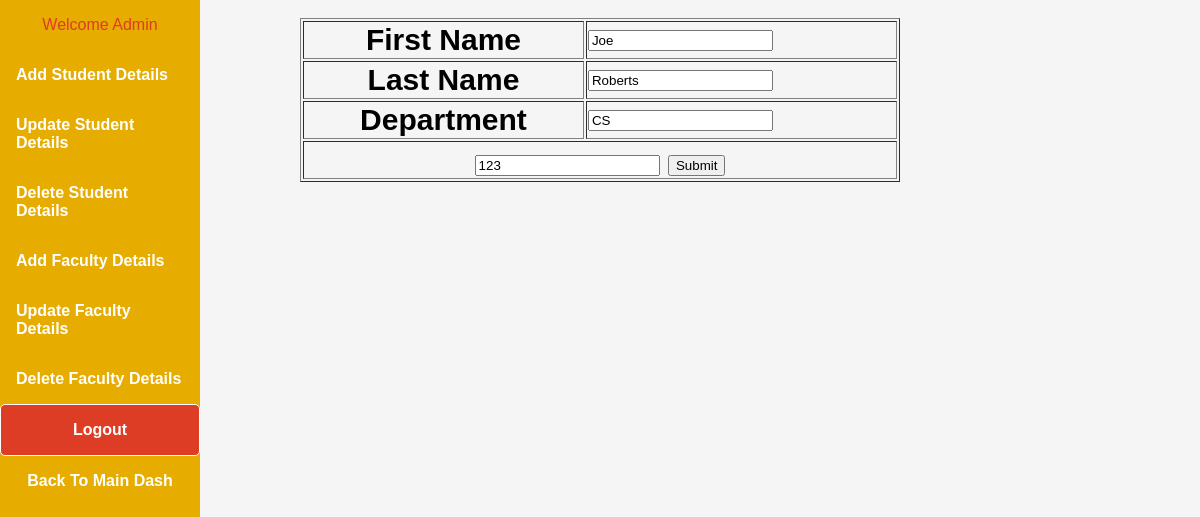
/admin/updateformfaculty.php?FacultyID=123 (signed in), run on an earlier commit of the app's database.
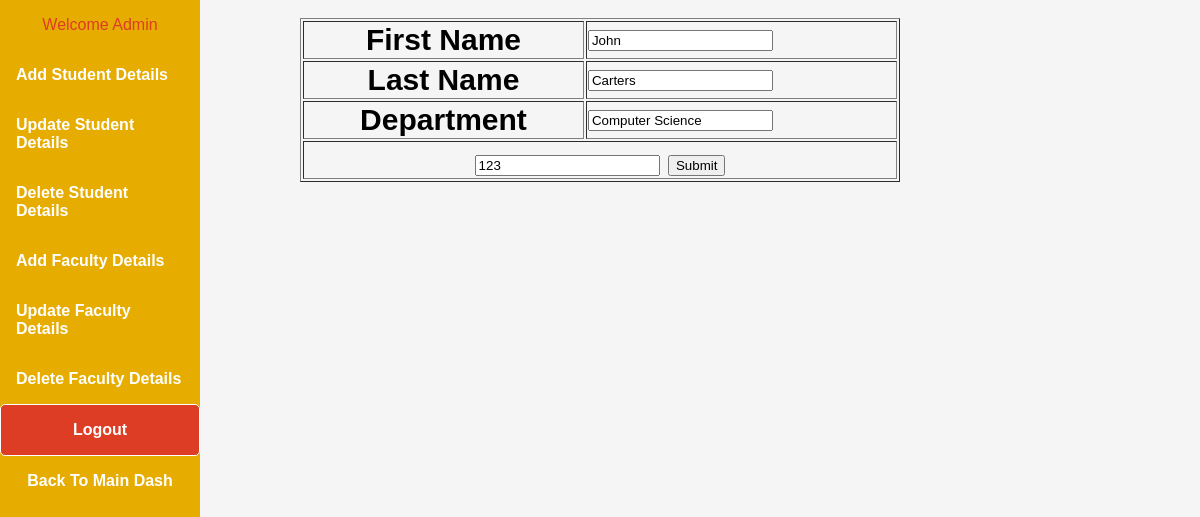
And on a later commit of the database.
### tables this page shows
CREATE TABLE `faculty_info` (
  `FacultyID` int(11) NOT NULL,
  `FirstName` varchar(50) NOT NULL,
  `LastName` varchar(50) NOT NULL,
  `Department` varchar(50) DEFAULT NULL
);

### admin/updateformfaculty.php (the view, shortened to what this page needs)
<?php
	include('header.php');
	include('titleheader.php');
?>
<?php
	include ('../dbconnect.php');
	$FacultyID=$_GET['FacultyID'];
	$sql="SELECT * FROM  student.faculty_info WHERE FacultyID = $FacultyID";
	$run = mysqli_query($db,$sql);
	$result=mysqli_fetch_assoc($run);
	$FirstName=$result['FirstName'];
	$LastName=$result['LastName'];
	$Department=$result['Department'];
?>
	<form method="POST" action="updatedatafaculty.php" enctype="multipart/form-data">
	<table border="1" align="center" style="width:50%;font-size: 30px;">
		 <tr>
				<th>First Name</th>
					<td><input type="text" name="FirstName" value="<?php echo $FirstName; ?>"required></td>
		 </tr>
		 <tr>
				<th>Last Name</th>
				<td><input type="text" name="LastName" value="<?php if ( isset( $LastName ) ) {  echo $LastName; }?>" required></td>
		 </tr>
		 <tr>
				<th>Department</th>
				<td><input type="text" name="Department" value="<?php if ( isset( $Department ) ) {  echo $Department; }?>"required></td>
		 </tr>
		 <tr>
		 	<td colspan="2" align="center">
		 		<input type="text" name="FacultyID" value="<?php echo $FacultyID;?>"/>
		 		<input height="30%" type="submit" name="Submit" value="Submit">
		 	</td>
		 </tr>
	</table>
	</form>

What changed in the data, as far as the page shows it:
changed faculty_info: FirstName "Joe" → "John"; LastName "Roberts" → "Carters"; Department "CS" → "Computer Science"
